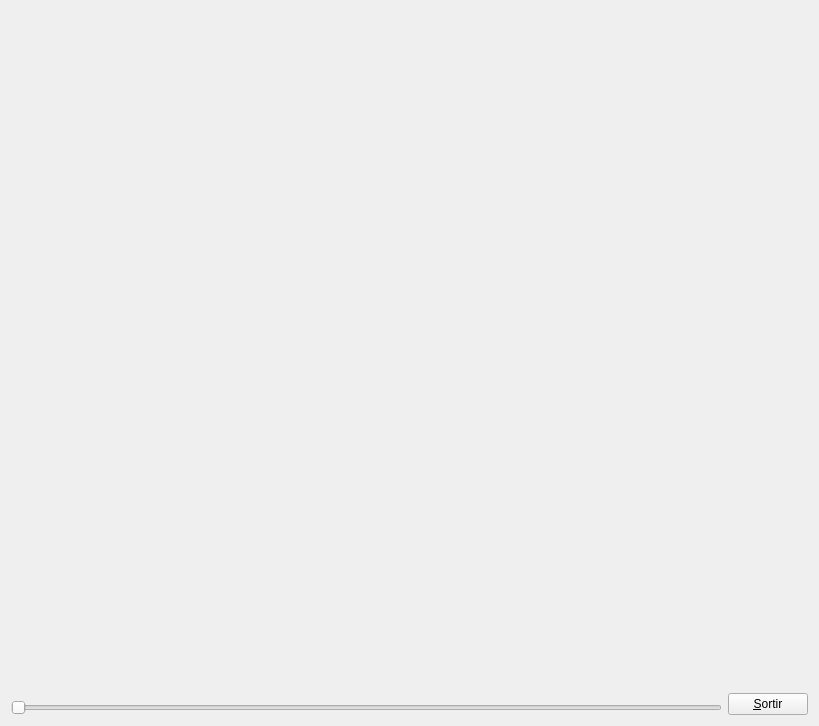
<?xml version="1.0" encoding="UTF-8"?>
<ui version="4.0">
 <class>MyForm</class>
 <widget class="QWidget" name="MyForm">
  <property name="geometry">
   <rect>
    <x>0</x>
    <y>0</y>
    <width>819</width>
    <height>726</height>
   </rect>
  </property>
  <property name="windowTitle">
   <string>IDI-Lab</string>
  </property>
  <layout class="QHBoxLayout" name="horizontalLayout">
   <item>
    <layout class="QVBoxLayout" name="verticalLayout_4">
     <item>
      <widget class="MyGLWidget" name="widget" native="true">
       <property name="sizePolicy">
        <sizepolicy hsizetype="Expanding" vsizetype="Expanding">
         <horstretch>0</horstretch>
         <verstretch>0</verstretch>
        </sizepolicy>
       </property>
       <zorder>horizontalSlider</zorder>
      </widget>
     </item>
     <item>
      <widget class="QSlider" name="horizontalSlider">
       <property name="maximum">
        <number>2</number>
       </property>
       <property name="singleStep">
        <number>1</number>
       </property>
       <property name="pageStep">
        <number>1</number>
       </property>
       <property name="value">
        <number>0</number>
       </property>
       <property name="sliderPosition">
        <number>0</number>
       </property>
       <property name="orientation">
        <enum>Qt::Horizontal</enum>
       </property>
      </widget>
     </item>
    </layout>
   </item>
   <item>
    <layout class="QVBoxLayout" name="verticalLayout">
     <item>
      <spacer name="verticalSpacer">
       <property name="orientation">
        <enum>Qt::Vertical</enum>
       </property>
       <property name="sizeHint" stdset="0">
        <size>
         <width>20</width>
         <height>40</height>
        </size>
       </property>
      </spacer>
     </item>
     <item>
      <widget class="QPushButton" name="pushButton">
       <property name="sizePolicy">
        <sizepolicy hsizetype="Fixed" vsizetype="Fixed">
         <horstretch>0</horstretch>
         <verstretch>0</verstretch>
        </sizepolicy>
       </property>
       <property name="text">
        <string>&amp;Sortir</string>
       </property>
      </widget>
     </item>
    </layout>
   </item>
  </layout>
 </widget>
 <customwidgets>
  <customwidget>
   <class>MyGLWidget</class>
   <extends>QWidget</extends>
   <header>MyGLWidget.h</header>
   <container>1</container>
  </customwidget>
 </customwidgets>
 <resources/>
 <connections>
  <connection>
   <sender>pushButton</sender>
   <signal>clicked()</signal>
   <receiver>MyForm</receiver>
   <slot>close()</slot>
   <hints>
    <hint type="sourcelabel">
     <x>796</x>
     <y>596</y>
    </hint>
    <hint type="destinationlabel">
     <x>839</x>
     <y>529</y>
    </hint>
   </hints>
  </connection>
 </connections>
</ui>
